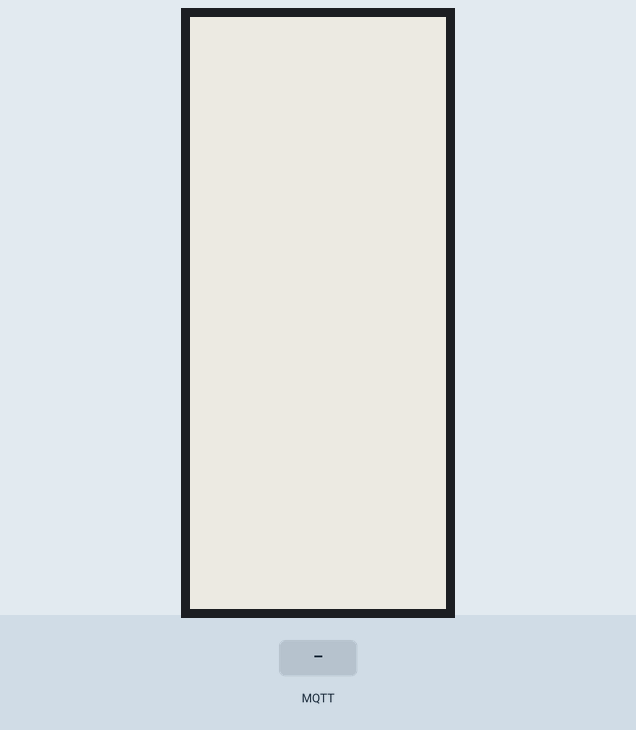
A program run on a simulated ESP8266 (NodeMCU). Shown: 296×128 one-colour display. The inputs (shaded band) are chosen by the test bench. WiFi joins after 1.5 s; servers stay silent unless stated; no MQTT or app messages arrive unless stated; not simulated (calls return 0 or success): ./credentials.h; what the program prints to the serial monitor is not drawn.

Above: at 2.9 s.
3.0 s: MQTT message "1" arrives on the first subscribed topic
At 5.8 s:
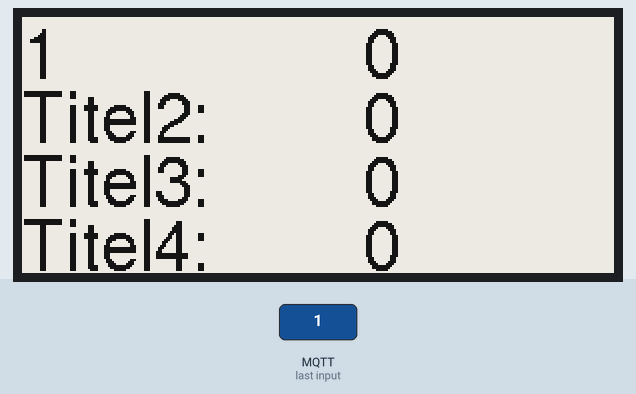
6.0 s: MQTT message "on" arrives on the first subscribed topic
At 8.8 s:
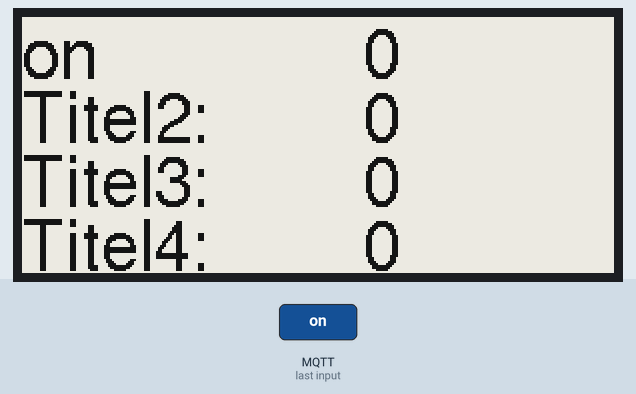
9.0 s: MQTT message "off" arrives on the first subscribed topic
At 11.8 s:
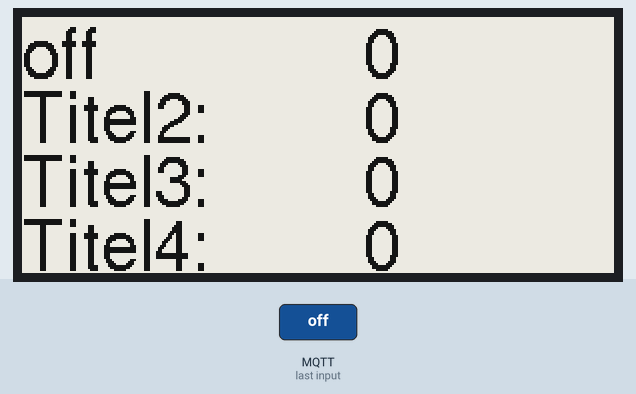
12.0 s: MQTT message "on" arrives on the second subscribed topic
At 14.5 s:
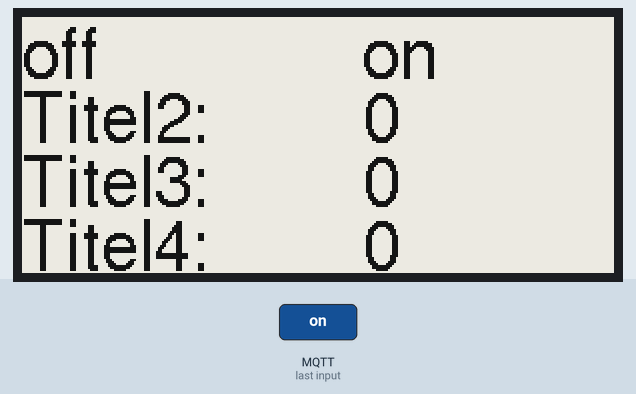
15.0 s: MQTT message "0" arrives on the first subscribed topic
At 17.8 s:
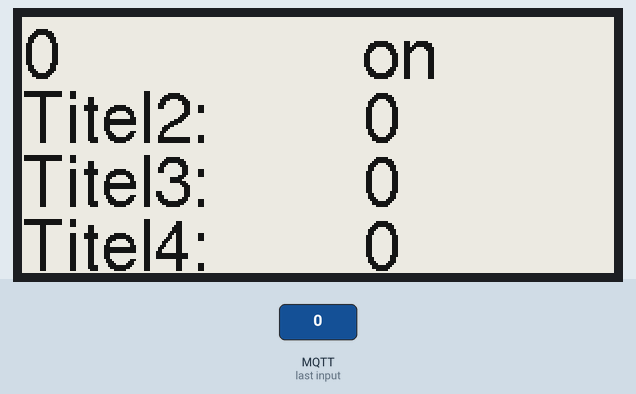
18.0 s: MQTT message "on" arrives on the third subscribed topic
At 21.5 s:
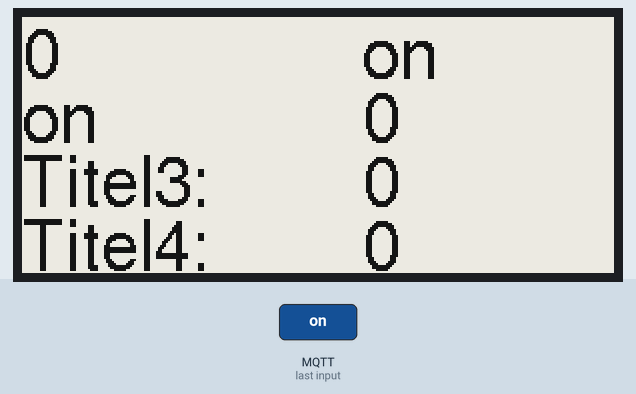
Timing chart, 0 to 22.0 s (numbered marks = the images above; inputs shaded):
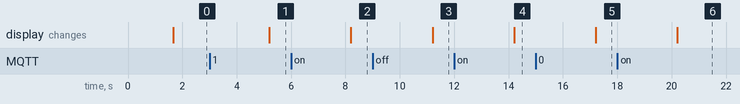

Measured:
- after the input at 3.0 s, the display: changes after 2.2 s (image 1)
- after the input at 6.0 s, the display: changes after 2.2 s (image 2)
- after the input at 9.0 s, the display: changes after 2.2 s (image 3)
- after the input at 12.0 s, the display: changes after 2.2 s (image 4)
- after the input at 15.0 s, the display: changes after 2.2 s (image 5)
- after the input at 18.0 s, the display: changes after 2.2 s (image 6)

The program:

main.cpp
```cpp
#include <Arduino.h>
#include <ESP8266WiFi.h>
#include <PubSubClient.h>
#include <GxEPD2_BW.h>
#include <Fonts/FreeSans18pt7b.h>
#include "./credentials.h"

#define PROJECT_NAME "EPaper-Weather-Display"
#define TIME_ZONE (+2)
#define DEBUG
#ifdef DEBUG
#define DEBUG_LOG(x) Serial.print(x)
#else
#define DEBUG_LOG(x)
#endif

void helloWorld();
void callback(char *topic, byte *payload, unsigned int length);

GxEPD2_BW<GxEPD2_290, GxEPD2_290::HEIGHT> display(GxEPD2_290(/*CS=D8*/ SS, /*DC=D3*/ 0, /*RST=D4*/ 2, /*BUSY=D2*/ 4));

const char *mqtt_server = "192.168.178.41";
const char *clientID = "NodeMCUEPaper";
const char *inTopic1Name = "NodeMCUEPaper/1/Name";
const char *inTopic1Value = "NodeMCUEPaper/1/Value";
const char *inTopic2Name = "NodeMCUEPaper/2/Name";
const char *inTopic2Value = "NodeMCUEPaper/2/Value";
const char *inTopic3Name = "NodeMCUEPaper/3/Name";
const char *inTopic3Value = "NodeMCUEPaper/3/Value";
const char *inTopic4Name = "NodeMCUEPaper/4/Name";
const char *inTopic4Value = "NodeMCUEPaper/4/Value";
String String1 = "Titel1:";
String String2 = "Titel2:";
String String3 = "Titel3:";
String String4 = "Titel4:";
String val1 = "0";
String val2 = "0";
String val3 = "0";
String val4 = "0";

WiFiClient espClient;
PubSubClient client(mqtt_server, 1883, callback, espClient);

char msg[50];

void setup_wifi()
{
  delay(10);
  // We start by connecting to a WiFi network
  DEBUG_LOG("\nConnecting to ");
  DEBUG_LOG(WIFI_SSID);

  WiFi.persistent(false);
  //WiFi.disconnect();
  WiFi.mode(WIFI_STA);
  WiFi.hostname(PROJECT_NAME);
  WiFi.begin(WIFI_SSID, WIFI_PASS);

  while (WiFi.status() != WL_CONNECTED)
  {
    delay(500);
    DEBUG_LOG(".");
  }

  DEBUG_LOG("\nWiFi connected");
  DEBUG_LOG("\nIP Address: ");
  DEBUG_LOG(WiFi.localIP());
}

void callback(char *topic, byte *payload, unsigned int length)
{
  // Convert the incoming byte array to a string
  payload[length] = '\0'; // Null terminator used to terminate the char array
  String message = (char *)payload;
  String Name = (char *)topic;

  DEBUG_LOG("\nMessage arrived on topic: ");
  DEBUG_LOG(topic);
  DEBUG_LOG("\nValue: ");
  DEBUG_LOG(message);
  DEBUG_LOG("\n");

  if (Name == inTopic1Name)
  {
    if (String1 != message)
    {
      String1 = message;
      helloWorld();
    }
  }
  if (Name == inTopic1Value)
  {
    if (val1 != message)
    {
      val1 = message;
      helloWorld();
    }
  }
  if (Name == inTopic2Name)
  {
    if (String2 != message)
    {
      String2 = message;
      helloWorld();
    }
  }
  if (Name == inTopic2Value)
  {
    if (val2 != message)
    {
      val2 = message;
      helloWorld();
    }
  }
  if (Name == inTopic3Name)
  {
    if (String3 != message)
    {
      String3 = message;
      helloWorld();
    }
  }
  if (Name == inTopic3Value)
  {
    if (val3 != message)
    {
      val3 = message;
      helloWorld();
    }
  }
  if (Name == inTopic4Name)
  {
    if (String4 != message)
    {
      String4 = message;
      helloWorld();
    }
  }
  if (Name == inTopic4Value)
  {
    if (val4 != message)
    {
      val4 = message;
      helloWorld();
    }
  }
}

void reconnect()
{
  // Loop until we're reconnected
  while (!client.connected())
  {
    DEBUG_LOG("\nAttempting MQTT connection...");
    // Attempt to connect
    if (client.connect(clientID, MQTT_USER, MQTT_PASS))
    {
      DEBUG_LOG("\nconnected");
      // ... and resubscribe
      client.subscribe(inTopic1Name);
      client.subscribe(inTopic1Value);
      client.subscribe(inTopic2Name);
      client.subscribe(inTopic2Value);
      client.subscribe(inTopic3Name);
      client.subscribe(inTopic3Value);
      client.subscribe(inTopic4Name);
      client.subscribe(inTopic4Value);
    }
    else
    {
      DEBUG_LOG("\nfailed, rc=");
      DEBUG_LOG(client.state());
      DEBUG_LOG("\n try again in 5 seconds");
      // Wait 5 seconds before retrying
      delay(5000);
    }
  }
}

void setup()
{
  Serial.begin(115200);
  setup_wifi();
  client.setServer(mqtt_server, 1883);
  client.setCallback(callback);
  if (client.connect(clientID, MQTT_USER, MQTT_PASS))
  {
    client.subscribe(inTopic1Name);
    client.subscribe(inTopic1Value);
    client.subscribe(inTopic2Name);
    client.subscribe(inTopic2Value);
    client.subscribe(inTopic3Name);
    client.subscribe(inTopic3Value);
    client.subscribe(inTopic4Name);
    client.subscribe(inTopic4Value);
  }

  delay(100);
  display.init(115200);
  // first update should be full refresh
  //helloWorld();
  //delay(1000);
  //display.powerOff();
}

void loop()
{
  if (!client.connected())
  {
    reconnect();
  }
  client.loop();
}

void helloWorld()
{
  display.setRotation(1);
  display.setFont(&FreeSans18pt7b);
  display.setTextColor(GxEPD_BLACK);
  int Col1 = 0;
  int Col2 = 170;
  int Row1 = 30;
  int Row2 = 62;
  int Row3 = 94;
  int Row4 = 126;
  display.setFullWindow();
  display.firstPage();
  do
  {
    display.fillScreen(GxEPD_WHITE);

    display.setCursor(Col1, Row1);
    display.print(String1);
    display.setCursor(Col2, Row1);
    display.print(val1);

    display.setCursor(Col1, Row2);
    display.print(String2);
    display.setCursor(Col2, Row2);
    display.print(val2);

    display.setCursor(Col1, Row3);
    display.print(String3);
    display.setCursor(Col2, Row3);
    display.print(val3);

    display.setCursor(Col1, Row4);
    display.print(String4);
    display.setCursor(Col2, Row4);
    display.print(val4);
  } while (display.nextPage());
}
```
